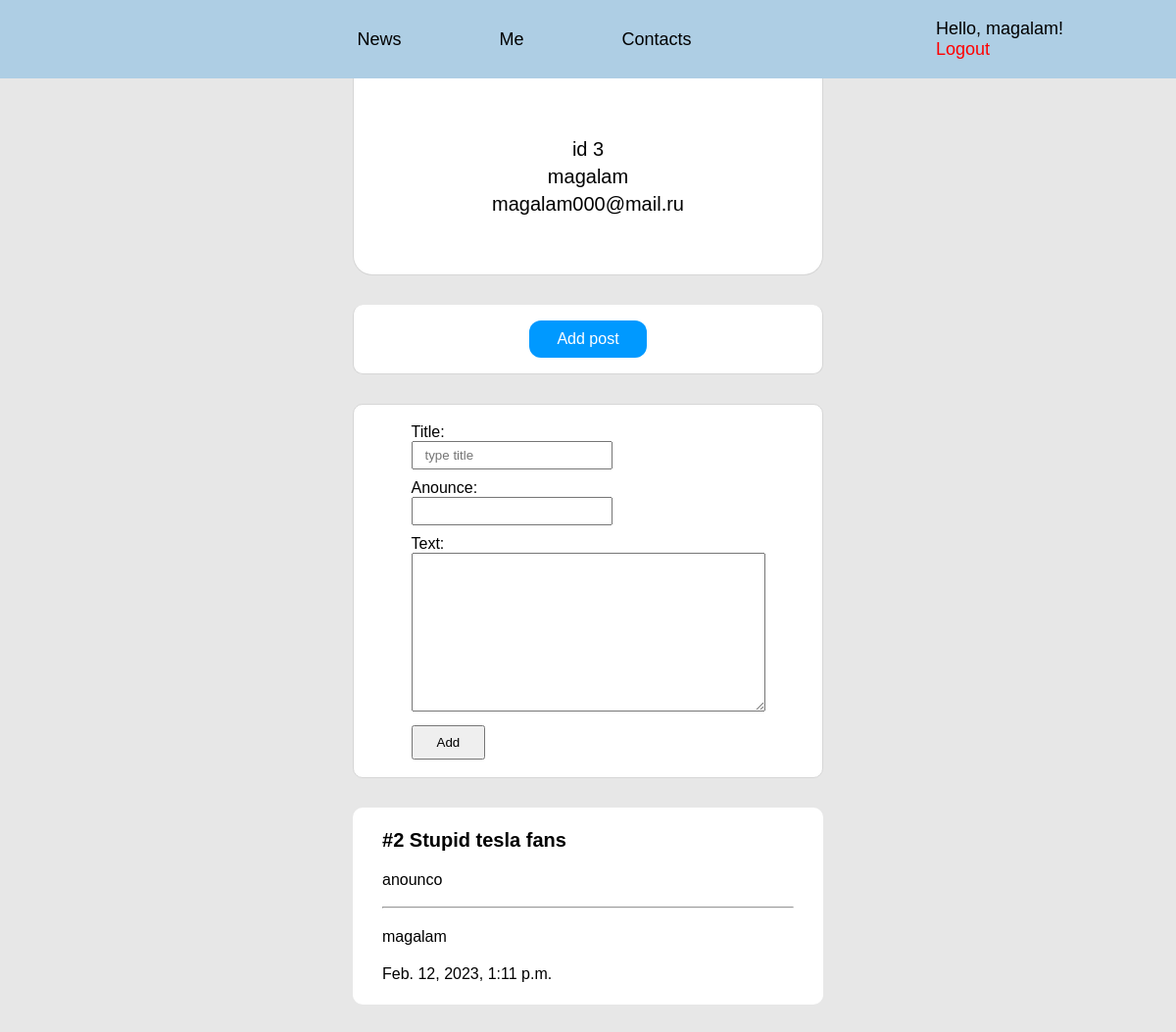
The page /me (signed in) on the database as committed earlier.
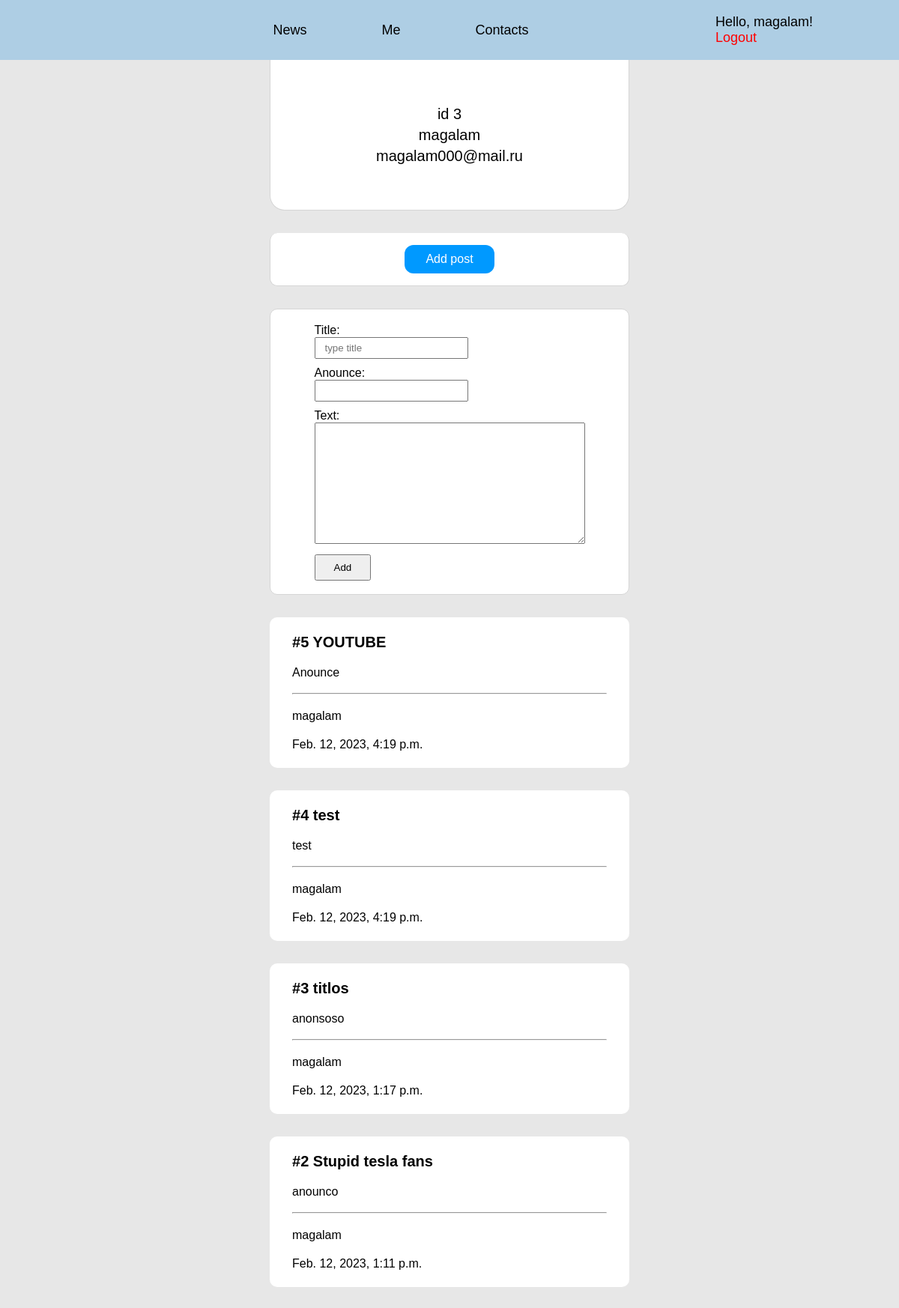
The same page on the database as committed later.
### main/models.py (models this page shows)
class Article(models.Model):
    title = models.CharField(max_length=50, name='title')
    anounce = models.CharField(max_length=100)
    text = models.TextField(name='text')
    date = models.DateTimeField()
    author = models.ForeignKey(User, on_delete=models.CASCADE)

### main/views.py (the view)
# urls.py: path('me', views.me, name='me'),
def me(request):
    if request.method == 'POST':
        article_form = forms.AddNewForm(request.POST)
        if article_form.is_valid():
            article = article_form.save(commit=False)
            article.author = request.user
            article.date = timezone.now()
            article.save()
            return redirect('me')
        else:
            articles = models.Article.objects.filter(author=request.user).order_by('date').reverse()
            return render(request, template_name='main/me.html', context={'form': article_form, 'articles': articles})
    else:
        article_form = forms.AddNewForm()
        articles = models.Article.objects.filter(author=request.user).order_by('date').reverse()
        return render(request, template_name='main/me.html', context={'form': article_form, 'articles': articles})

### main/forms.py
class AddNewForm(forms.ModelForm):
    class Meta:
        model = Article
        fields = ['title', 'anounce', 'text']
        widgets = {
            'title': forms.TextInput(attrs={'placeholder': 'type title'})
        }

### main/templates/main/me.html (shortened to what this page needs)
{% extends 'main/pattern.html' %}
{% block content %}
    <div class="content">
        <div class="user-info">
            <p id="fullname">id {{ request.user.id}}</p>
            <p id="username">{{ request.user.username }}</p>
            <p id="email">{{ request.user.email }}</p>
        </div>
        <div class="add-post">
            <button id="add-post">Add post</button>
        </div>
        <div class="add-form">
            <form method="POST" novalidate>
                {% for field in form %}
                    <p>{{ field.label }}:</p>
                    <p>{{ field }}</p>
                {% endfor %}
                <button type="submit">Add</button>
            </form>
        </div>
        {% for article in articles %}
            <div class="card">
                <h3>#{{article.id}} {{article.title}}</h3>
                <p>{{article.anounce}}</p>
                <br>
                <hr>
                <p>{{ article.author.username }}</p>
                <p>{{ article.date }}</p>
            </div>
        {% endfor %}
    </div>
{% endblock %}

Rows that differ between the two databases and show on the page:
added Article: id "5", title "YOUTUBE", anounce "Anounce", author.username "magalam", date "Feb. 12, 2023, 4:19 p.m."
added Article: id "4", title "test", anounce "test", author.username "magalam", date "Feb. 12, 2023, 4:19 p.m."
added Article: id "3", title "titlos", anounce "anonsoso", author.username "magalam", date "Feb. 12, 2023, 1:17 p.m."
